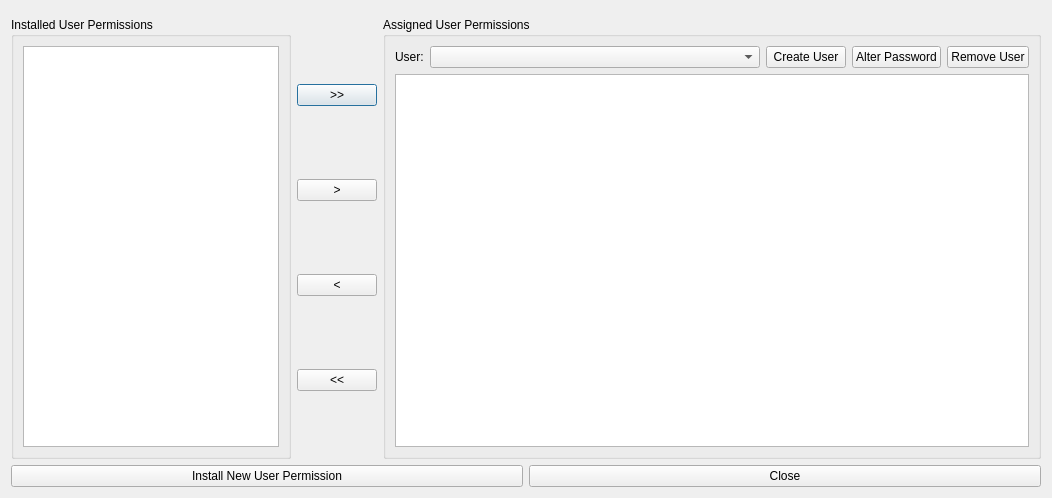
<?xml version="1.0" encoding="UTF-8"?>
<ui version="4.0">
 <class>Dialog</class>
 <widget class="QDialog" name="Dialog">
  <property name="windowModality">
   <enum>Qt::ApplicationModal</enum>
  </property>
  <property name="geometry">
   <rect>
    <x>0</x>
    <y>0</y>
    <width>1052</width>
    <height>498</height>
   </rect>
  </property>
  <property name="windowTitle">
   <string>Manage User Permissions</string>
  </property>
  <layout class="QGridLayout" name="gridLayout_4">
   <item row="0" column="0">
    <widget class="ConnectionWidget" name="widget" native="true"/>
   </item>
   <item row="1" column="0">
    <layout class="QGridLayout" name="gridLayout_3">
     <item row="0" column="0">
      <widget class="QGroupBox" name="groupBox">
       <property name="title">
        <string>Installed User Permissions</string>
       </property>
       <layout class="QGridLayout" name="gridLayout_2">
        <item row="0" column="0">
         <widget class="QListWidget" name="installedProfiles">
          <property name="sizePolicy">
           <sizepolicy hsizetype="Maximum" vsizetype="Expanding">
            <horstretch>0</horstretch>
            <verstretch>0</verstretch>
           </sizepolicy>
          </property>
         </widget>
        </item>
       </layout>
      </widget>
     </item>
     <item row="0" column="1">
      <layout class="QVBoxLayout" name="verticalLayout">
       <item>
        <widget class="QPushButton" name="insertAllButton">
         <property name="text">
          <string>&gt;&gt;</string>
         </property>
        </widget>
       </item>
       <item>
        <widget class="QPushButton" name="insertButton">
         <property name="text">
          <string>&gt;</string>
         </property>
        </widget>
       </item>
       <item>
        <widget class="QPushButton" name="removeButton">
         <property name="text">
          <string>&lt;</string>
         </property>
        </widget>
       </item>
       <item>
        <widget class="QPushButton" name="removeAllButton">
         <property name="text">
          <string>&lt;&lt;</string>
         </property>
        </widget>
       </item>
      </layout>
     </item>
     <item row="0" column="2">
      <widget class="QGroupBox" name="groupBox_2">
       <property name="title">
        <string>Assigned User Permissions</string>
       </property>
       <layout class="QGridLayout" name="gridLayout">
        <item row="0" column="0">
         <layout class="QHBoxLayout" name="horizontalLayout">
          <item>
           <widget class="QLabel" name="label">
            <property name="text">
             <string>User:</string>
            </property>
           </widget>
          </item>
          <item>
           <widget class="QComboBox" name="comboBox">
            <property name="sizePolicy">
             <sizepolicy hsizetype="Expanding" vsizetype="Fixed">
              <horstretch>0</horstretch>
              <verstretch>0</verstretch>
             </sizepolicy>
            </property>
           </widget>
          </item>
          <item>
           <widget class="QPushButton" name="createUserButton">
            <property name="text">
             <string>Create User</string>
            </property>
           </widget>
          </item>
          <item>
           <widget class="QPushButton" name="alterPasswordButton">
            <property name="text">
             <string>Alter Password</string>
            </property>
           </widget>
          </item>
          <item>
           <widget class="QPushButton" name="removeUserButton">
            <property name="text">
             <string>Remove User</string>
            </property>
           </widget>
          </item>
         </layout>
        </item>
        <item row="1" column="0">
         <widget class="QListWidget" name="assignedProfiles"/>
        </item>
       </layout>
      </widget>
     </item>
    </layout>
   </item>
   <item row="2" column="0">
    <layout class="QHBoxLayout" name="horizontalLayout_2">
     <item>
      <widget class="QPushButton" name="installProfile">
       <property name="text">
        <string>Install New User Permission</string>
       </property>
      </widget>
     </item>
     <item>
      <widget class="QPushButton" name="closeButton">
       <property name="text">
        <string>Close</string>
       </property>
      </widget>
     </item>
    </layout>
   </item>
  </layout>
 </widget>
 <customwidgets>
  <customwidget>
   <class>ConnectionWidget</class>
   <extends>QWidget</extends>
   <header>DsgTools.CustomWidgets.connectionWidget.h</header>
   <container>1</container>
  </customwidget>
 </customwidgets>
 <resources/>
 <connections/>
</ui>
